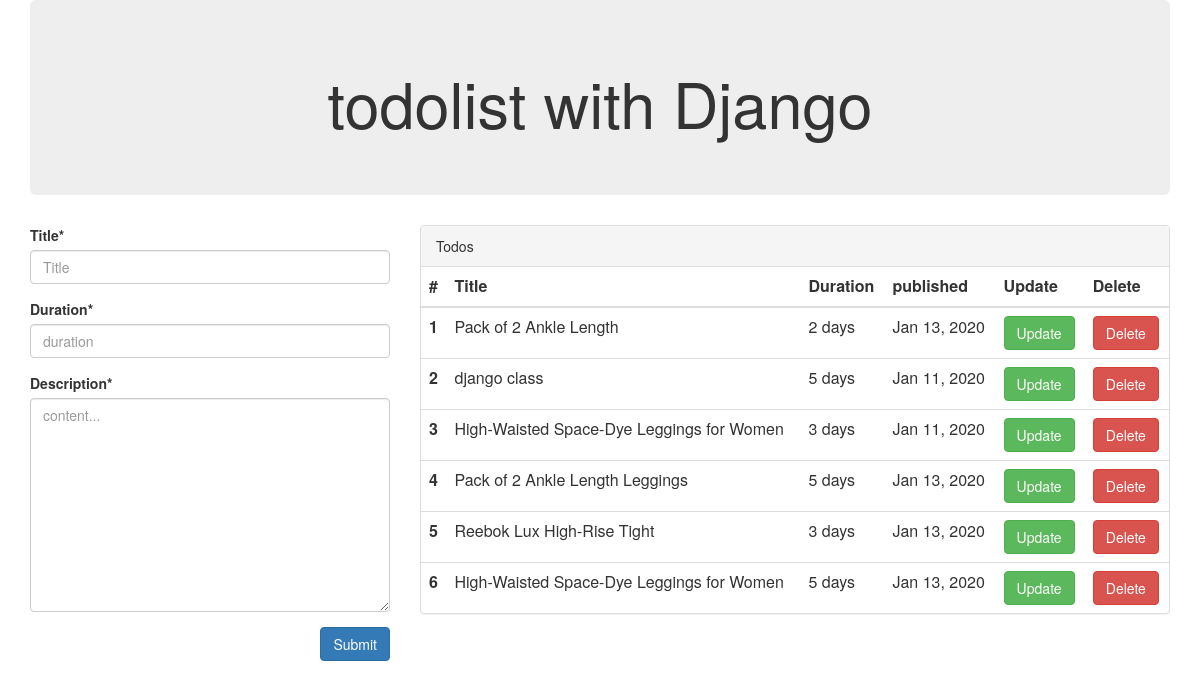
The page / on the database its author committed.
### core/models.py (models this page shows, shortened)
class Todo(models.Model):
    title = models.CharField(max_length=100)
    duration = models.CharField(max_length=50)
    description = models.TextField()
    published_at = models.DateTimeField()

### core/views.py (the view)
# urls.py: path('', views.index),
def index(request):
    todo = Todo.objects.all()
    if request.method == 'POST':
        form = TodoForm(request.POST)
        if form.is_valid():
            blog = form.save(commit=False)
            blog.published_at = timezone.now()
            blog.save()
            messages.success(request, 'Todo created successfully.')
            return redirect('/')
    else:
        form = TodoForm()
    return render(request, 'index.html', {'form': form, 'todos': todo})

### core/forms.py
class TodoForm(forms.ModelForm):
    title = forms.CharField(widget=forms.TextInput(attrs={'placeholder': 'Title'}))
    duration = forms.CharField(widget=forms.TextInput(attrs={'placeholder': 'duration'}))
    description = forms.CharField(widget=forms.Textarea(attrs={'placeholder': 'content...', 'size': 20}))
    class Meta:
        model = Todo
        fields = ('title',  'duration', 'description')

### core/templates/index.html
{% extends 'layouts/master.html' %}
{% block content %}
<div class="row">
    {% include 'forms.html' %}
    {% include 'table.html' %}
</div>
{% endblock %}

### core/templates/layouts/master.html (shortened to what this page needs)
<html>
<head>
    <link rel="stylesheet" href="https://maxcdn.bootstrapcdn.com/bootstrap/3.3.7/css/bootstrap.min.css">
</head>
<body>
<div class="container">
    <div class="jumbotron">
        <center> <h1>todolist with Django</h1></center>
    </div>
{% block content %} {% endblock %}
</div>
</body>
</html>

### core/templates/forms.html (shortened to what this page needs)
{% load crispy_forms_tags %}
<div class="col-md-4">
    <form method="POST">
        <div class="form-group">
            {{ form.title|as_crispy_field }}
        </div>
        <div class="form-group">
            {{ form.duration|as_crispy_field }}
        </div>
        <div class="form-group">
            {{ form.description|as_crispy_field }}
        </div>
        <div class="form-group">
            <button type="submit" class="btn btn-primary pull-right">Submit</button>
        </div>
    </form>
</div>

### core/templates/table.html
<div class="col-md-8">
    <div class="panel panel-default">
        <div class="panel-heading">Todos</div>
        <table class="table">
            <table class="table">
                <thead>
                <tr>
                    <th scope="col">#</th>
                    <th scope="col">Title</th>
                    <th scope="col">Duration</th>
                    <th scope="col">published</th>
                    <th scope="col">Update</th>
                    <th scope="col">Delete</th>
                </tr>
                </thead>
                <tbody>
                {% for todo in todos %}
                <tr>
                    <th scope="row">{{ forloop.counter }}</th>
                    <td>{{ todo.title }}</td>
                    <td>{{ todo.duration }} days</td>
                    <td>{{ todo.published_at|date:"M d, Y" }}</td>
                    <td><a class="btn btn-success" href="{% url 'todo.edit' pk=todo.pk %}">Update</a> </td>
                    <td><a class="btn btn-danger" href="{% url 'todo.delete' pk=todo.pk %}">Delete</a> </td>
                </tr>
                {% endfor %}
                </tbody>
            </table>
        </table>
    </div>
</div>

### rows shown on the page
Todo: title "Pack of 2 Ankle Length", duration "2", published_at "Jan 13, 2020"
Todo: title "django class", duration "5", published_at "Jan 11, 2020"
Todo: title "High-Waisted Space-Dye Leggings for Women", duration "3", published_at "Jan 11, 2020"
Todo: title "Pack of 2 Ankle Length Leggings", duration "5", published_at "Jan 13, 2020"
Todo: title "Reebok Lux High-Rise Tight", duration "3", published_at "Jan 13, 2020"
Todo: title "High-Waisted Space-Dye Leggings for Women", duration "5", published_at "Jan 13, 2020"
